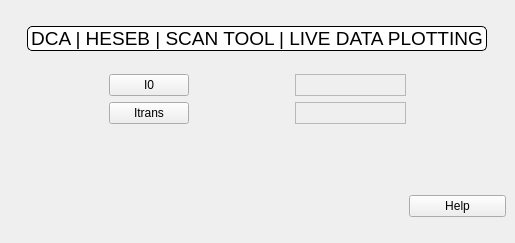
<?xml version="1.0" encoding="UTF-8"?>
<ui version="4.0">
 <class>HESEB_ScanTool_LiveDataPlotting</class>
 <widget class="QMainWindow" name="HESEB_ScanTool_LiveDataPlotting">
  <property name="geometry">
   <rect>
    <x>0</x>
    <y>0</y>
    <width>515</width>
    <height>243</height>
   </rect>
  </property>
  <property name="windowTitle">
   <string>HESEB_ScanTool_LiveDataPlotting</string>
  </property>
  <widget class="QWidget" name="centralwidget">
   <layout class="QGridLayout" name="gridLayout_5">
    <item row="0" column="0" colspan="2">
     <layout class="QGridLayout" name="titleLayout">
      <item row="0" column="0">
       <widget class="QLabel" name="titleLabel">
        <property name="sizePolicy">
         <sizepolicy hsizetype="Maximum" vsizetype="Maximum">
          <horstretch>0</horstretch>
          <verstretch>0</verstretch>
         </sizepolicy>
        </property>
        <property name="font">
         <font>
          <pointsize>14</pointsize>
         </font>
        </property>
        <property name="styleSheet">
         <string notr="true">background-color: rgb(255, 255, 255);
border: 1px solid black;
border-radius: 5px;
margin-top: 0.5em;
subcontrol-origin: margin;
left: 10px;
padding: 0 3px 0 3px;</string>
        </property>
        <property name="text">
         <string>&lt;html&gt;&lt;head/&gt;&lt;body&gt;&lt;p&gt;DCA | HESEB | SCAN TOOL | LIVE DATA PLOTTING&lt;/p&gt;&lt;/body&gt;&lt;/html&gt;</string>
        </property>
        <property name="alignment">
         <set>Qt::AlignCenter</set>
        </property>
        <property name="margin">
         <number>10</number>
        </property>
        <property name="indent">
         <number>0</number>
        </property>
       </widget>
      </item>
     </layout>
    </item>
    <item row="1" column="0">
     <layout class="QGridLayout" name="gridLayout_2">
      <item row="2" column="1">
       <widget class="QPushButton" name="I0_It">
        <property name="enabled">
         <bool>true</bool>
        </property>
        <property name="styleSheet">
         <string notr="true">border-color: rgb(239, 239, 239);
background-color: rgb(239, 239, 239);</string>
        </property>
        <property name="text">
         <string/>
        </property>
        <property name="flat">
         <bool>true</bool>
        </property>
       </widget>
      </item>
      <item row="0" column="0" rowspan="3">
       <spacer name="horizontalSpacer">
        <property name="orientation">
         <enum>Qt::Horizontal</enum>
        </property>
        <property name="sizeType">
         <enum>QSizePolicy::Fixed</enum>
        </property>
        <property name="sizeHint" stdset="0">
         <size>
          <width>100</width>
          <height>20</height>
         </size>
        </property>
       </spacer>
      </item>
      <item row="1" column="1">
       <widget class="QPushButton" name="It">
        <property name="cursor">
         <cursorShape>PointingHandCursor</cursorShape>
        </property>
        <property name="text">
         <string>Itrans</string>
        </property>
       </widget>
      </item>
      <item row="0" column="1">
       <widget class="QPushButton" name="I0">
        <property name="cursor">
         <cursorShape>PointingHandCursor</cursorShape>
        </property>
        <property name="text">
         <string>I0</string>
        </property>
       </widget>
      </item>
      <item row="0" column="2" rowspan="3">
       <spacer name="horizontalSpacer_2">
        <property name="orientation">
         <enum>Qt::Horizontal</enum>
        </property>
        <property name="sizeType">
         <enum>QSizePolicy::Fixed</enum>
        </property>
        <property name="sizeHint" stdset="0">
         <size>
          <width>100</width>
          <height>20</height>
         </size>
        </property>
       </spacer>
      </item>
     </layout>
    </item>
    <item row="1" column="1">
     <layout class="QGridLayout" name="gridLayout_3">
      <item row="0" column="0">
       <widget class="QLabel" name="I0_sts">
        <property name="frameShape">
         <enum>QFrame::StyledPanel</enum>
        </property>
        <property name="text">
         <string/>
        </property>
        <property name="alignment">
         <set>Qt::AlignCenter</set>
        </property>
       </widget>
      </item>
      <item row="2" column="0">
       <widget class="QLabel" name="both_sts">
        <property name="frameShape">
         <enum>QFrame::NoFrame</enum>
        </property>
        <property name="text">
         <string/>
        </property>
        <property name="alignment">
         <set>Qt::AlignCenter</set>
        </property>
       </widget>
      </item>
      <item row="1" column="0">
       <widget class="QLabel" name="It_sts">
        <property name="frameShape">
         <enum>QFrame::StyledPanel</enum>
        </property>
        <property name="text">
         <string/>
        </property>
        <property name="alignment">
         <set>Qt::AlignCenter</set>
        </property>
       </widget>
      </item>
      <item row="0" column="1" rowspan="3">
       <spacer name="horizontalSpacer_3">
        <property name="orientation">
         <enum>Qt::Horizontal</enum>
        </property>
        <property name="sizeType">
         <enum>QSizePolicy::Fixed</enum>
        </property>
        <property name="sizeHint" stdset="0">
         <size>
          <width>100</width>
          <height>20</height>
         </size>
        </property>
       </spacer>
      </item>
     </layout>
    </item>
    <item row="2" column="0" colspan="2">
     <layout class="QGridLayout" name="gridLayout_4">
      <item row="1" column="0">
       <spacer name="horizontalSpacer_4">
        <property name="orientation">
         <enum>Qt::Horizontal</enum>
        </property>
        <property name="sizeType">
         <enum>QSizePolicy::Fixed</enum>
        </property>
        <property name="sizeHint" stdset="0">
         <size>
          <width>400</width>
          <height>20</height>
         </size>
        </property>
       </spacer>
      </item>
      <item row="1" column="1">
       <widget class="QPushButton" name="help">
        <property name="cursor">
         <cursorShape>PointingHandCursor</cursorShape>
        </property>
        <property name="text">
         <string>Help</string>
        </property>
       </widget>
      </item>
      <item row="0" column="1">
       <spacer name="verticalSpacer">
        <property name="orientation">
         <enum>Qt::Vertical</enum>
        </property>
        <property name="sizeType">
         <enum>QSizePolicy::Fixed</enum>
        </property>
        <property name="sizeHint" stdset="0">
         <size>
          <width>20</width>
          <height>20</height>
         </size>
        </property>
       </spacer>
      </item>
     </layout>
    </item>
   </layout>
  </widget>
 </widget>
 <resources/>
 <connections/>
</ui>
